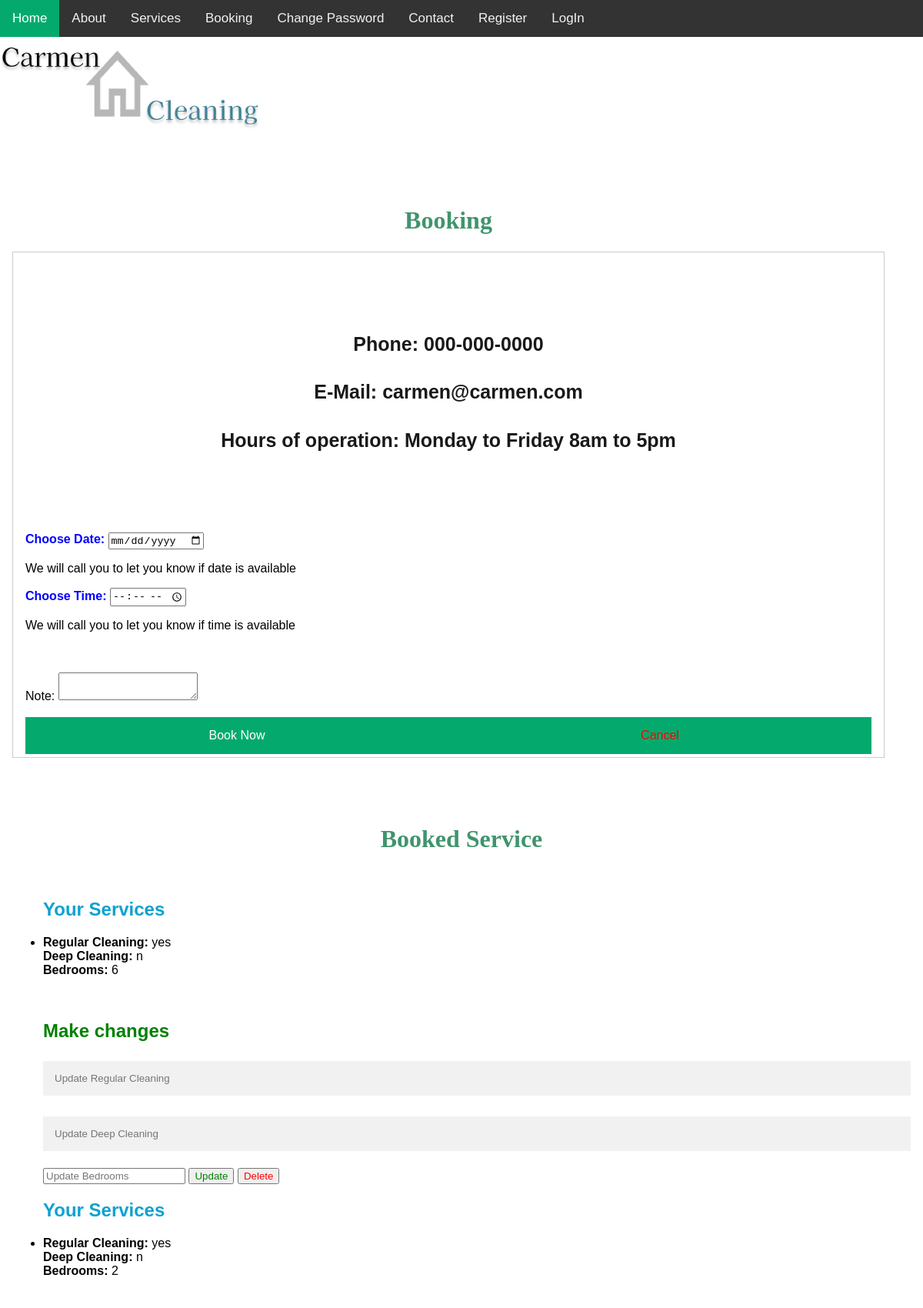
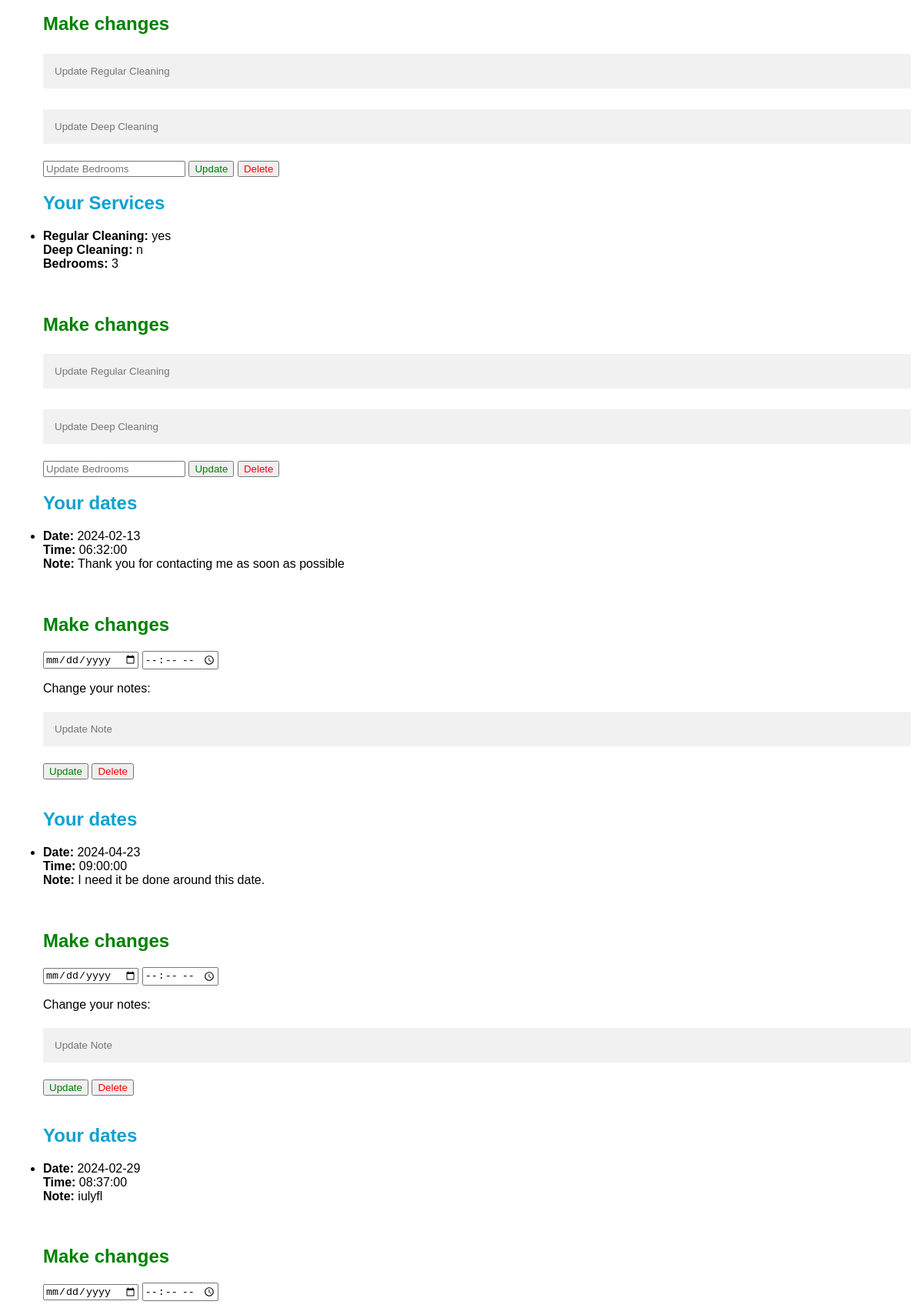
The app's page /view/booking.php (signed in, upper part) with its own data (2 pictures, top to bottom).
### tables this page shows
CREATE TABLE `services` (
  `serviceId` int(11) NOT NULL,
  `RegularCleaning` varchar(11) NOT NULL,
  `DeepCleaning` varchar(1) NOT NULL,
  `Bedrooms` int(11) NOT NULL,
  `UserNo` int(11) NOT NULL
);

CREATE TABLE `booking` (
  `bookingId` int(11) NOT NULL,
  `Date` date NOT NULL,
  `Time` time NOT NULL,
  `Note` text NOT NULL,
  `UserNo` int(11) NOT NULL,
  `serviceId` int(11) NOT NULL
);

### model/serviceDB.php (called while the page is built, shortened)
<?php
require_once(__DIR__ . '/../controller/servicesclass.php');
require_once('database.php');
class ServiceDB extends Servicesclass
{
    public static function getServices($userId)
    {
        $db = new Database();
        $dbConn = $db->getDbConn();
        if ($dbConn) {
            $query = "SELECT * FROM services WHERE UserNo = ?";
            $stmt = $dbConn->prepare($query);
            $stmt->bind_param("i", $userId);
            $stmt->execute();
            $result = $stmt->get_result();
            $services = array();
            while ($row = $result->fetch_assoc()) {
                $service = new Servicesclass($row['serviceId'], $row['RegularCleaning'], $row['DeepCleaning'], $row['Bedrooms'], $row['UserNo']);
                $services[] = $service;
            }
            return $services;
        } else {
            return false;
        }
    }
}

### model/database.php (called while the page is built, shortened)
<?php
class Database
{
    private $host = 'localhost';
    private $dbname = 'cleaning';
    private $username = 'root';
    private $password = '';
    function __construct()
    {
        $this->conn = mysqli_connect($this->host, $this->username, $this->password, $this->dbname);
    }
}

### Controller/servicesclass.php (called while the page is built, shortened)
<?php
class Servicesclass{
    private $RegularCleaning;
    private $DeepCleaning;
    private $Bedrooms;
    public function __construct($serviceId, $regularCleaning, $deepCleaning, $bedrooms, $userId){
        $this->RegularCleaning = $regularCleaning;
        $this->DeepCleaning = $deepCleaning;
        $this->Bedrooms = $bedrooms;
    }
    public function getRegularCleaning()
    {
        return $this->RegularCleaning;
    }
    public function getDeepCleaning()
    {
        return $this->DeepCleaning;
    }
    public function getBedrooms()
    {
        return $this->Bedrooms;
    }
}

### model/bookingDB.php (called while the page is built, shortened)
<?php
include_once(__DIR__ . '/../Controller/book.php');
require_once('database.php');
class BookingDB extends Book
{
    public static function getBookings($userId)
    {
        $db = new Database();
        $dbConn = $db->getDbConn();
        if ($dbConn) {
            $query = "SELECT * FROM booking WHERE UserNo= ?";
            $stmt = $dbConn->prepare($query);
            $stmt->bind_param("i", $userId);
            if (!$stmt->execute()) {
                die("Error executing query: " . $stmt->error);
            }
            $result = $stmt->get_result();
            $bookings = array();
            while ($row = $result->fetch_assoc()) {
                $booking = new Book($row['bookingId'], $row['Date'], $row['Time'], $row['Note'], $row['UserNo'], $row['serviceId']);
                $bookings[] = $booking;
            }
            return $bookings;
        } else {
            return false;
        }
    }
}

### Controller/book.php (called while the page is built, shortened)
<?php
class Book
{
    private $Date;
    private $Time;
    private $Note;
    public function __construct($bookingId, $date, $time, $note,$userId, $serviceId)
    {
        $this->Date = $date;
        $this->Time = $time;
        $this->Note = $note;
    }
    public function getDate()
    {
        return $this->Date;
    }
    public function getTime()
    {
        return $this->Time;
    }
    public function getNote()
    {
        return $this->Note;
    }
}

### view/booking.php (the view, shortened to what this page needs)
<?php
require_once(__DIR__ . '/../model/serviceDB.php');
require_once(__DIR__ . '/../model/bookingDB.php');
require_once(__DIR__ . '/../model/database.php');
$userId = $_SESSION['user_id'];
$services = ServiceDB::getServices($userId);
$bookings = BookingDB::getBookings($userId);
?>
<!DOCTYPE html>
<html>
<head>
  <link rel="stylesheet" href="https://cdnjs.cloudflare.com/ajax/libs/font-awesome/4.7.0/css/font-awesome.min.css">
  <link rel="stylesheet" href="styles.css">
  <link rel="stylesheet" href="registestyle.css">
</head>
<body>
  <div class="topnav" id="myTopnav">
    <a href="../index.php" class="active">Home</a>
    <a href="about.php" id="#about">About</a>
    <a href="service.php">Services</a>
    <a href="booking.php">Booking</a>
    <a href="display_change_password.php">Change Password</a>
    <a href="contact.php">Contact</a>
    <a href="registry.php">Register</a>
    <a href="login.php">LogIn</a>
  </div>
  <?php
  $imageSource = "../util/logo.png";
  ?>
  <img src="<?php echo $imageSource; ?>" alt="Carmen Cleaning products image" class="cleaning">
  <div style="padding-left:16px" class="cleaning-div">
    <h1 id="h1"> Booking </h1>
    <form action="../view/process_booking.php" method="POST" style="border:1px solid #ccc">
      <div class="container">
          <div class="txt-index">
            <p style="font-weight:bold;">Phone: 000-000-0000</p>
            <p style="font-weight:bold;">E-Mail: carmen@carmen.com</p>
            <p style="font-weight:bold;">Hours of operation: Monday to Friday 8am to 5pm</p>
          </div>
        <br>
        <br>
        <label for="submitDate" style="color:blue;"><b>Choose Date:</b></label>
        <input type="date" id="submitDate" name="submitDate">
        <p>We will call you to let you know if date is available</p>
        <label for="submitTime" style="color:blue;"><b>Choose Time:</b></label>
        <input type="time" id="submitTime" name="submitTime" required>
        <p>We will call you to let you know if time is available</p>
        <br>
        <br>
        <label for="Note">Note:</label>
        <textarea type="text" id="Note" name="Note"></textarea>
        <br>
        <br>
        <div class="btn-group">
          <input type="submit" class="button" value="Book Now" style="color: white;">
          <input type="button" class="button" value="Cancel" style="color: red;" onclick="window.location.href='service.php'">
        </div>
        <br>
        <br>
      </div>
    </form>
  </div>
  <div class="container">
    <h1 style="text-align: center" id="bookedService">Booked Service </a></h1>
    <br>
    <ul>
      <?php  foreach ($services as $service) : ?>
        <h2 style="color:#0DA1D0;">Your Services</h2>
        <li>
          <strong>Regular Cleaning:</strong> <?php echo $service->getRegularCleaning(); ?><br>
          <strong>Deep Cleaning:</strong> <?php echo $service->getDeepCleaning(); ?><br>
          <strong>Bedrooms:</strong> <?php echo $service->getBedrooms(); ?><br>
          <br>
          <br>
          <h2 style="color: green;">Make changes</h2>
          <form action="update_service.php" method="POST" style="display: inline;">
            <input type="text" name="regularCleaning" placeholder="Update Regular Cleaning">
            <input type="text" name="deepCleaning" placeholder="Update Deep Cleaning">
            <input type="number" name="bedrooms" placeholder="Update Bedrooms">
            <input type="submit" value="Update" style="color: green;">
          </form>
          <form action="delete_service.php" method="POST" style="display: inline;">
            <input type="submit" value="Delete" style="color: red;">
          </form>
        </li>
      <?php endforeach; ?>
    </ul>
    <ul>
      <?php foreach ($bookings as $booking) : ?>
        <h2 style="color: #0DA1D0 ;">Your dates</h2>
        <li>
          <strong>Date:</strong> <?php echo $booking->getDate(); ?><br>
          <strong>Time:</strong> <?php echo $booking->getTime(); ?><br>
          <strong>Note:</strong> <?php echo $booking->getNote(); ?><br>
          <br>
          <br>
          <h2 style="color: green;">Make changes</h2>
          <form action="update_booking.php" method="POST" style="display: inline;">
            <input type="date" name="date" placeholder="Update Date">
            <input type="time" name="time" placeholder="Update Time">
            <br>
            <p>Change your notes:</p>
            <input type="text" name="note" placeholder="Update Note">
            <input type="submit" value="Update" style="color: green;">
          </form>
          <form action="delete_booking.php" method="POST" style="display: inline;">
            <input type="submit" value="Delete" style="color: red;">
          </form>
          <br>
          <br>
        </li>
      <?php endforeach; ?>
    </ul>
  </div>
  <br>
</body>
</html>

### view/styles.css (style rules this page uses)
body { margin: 0; font-family: Arial, Helvetica, sans-serif; background-color: white; }
h1 { color: rgb(64, 148, 109); font-family: Georgia, "Times New Roman", Times, serif; }
.topnav { overflow: hidden; background-color: #333; }
.topnav a { float: left; display: block; color: #f2f2f2; text-align: center; padding: 14px 16px; text-decoration: none; font-size: 17px; }
.topnav a.active { background-color: #04aa6d; color: white; }
.cleaning { flex: 1; max-width: 500; max-height: 250; }
.cleaning-div { text-align: center; padding: 50px; }
.txt-index { text-align: center; max-width: 1000px; margin-top: 20px; margin-left: auto; margin-right: auto; padding: 40px; }
.txt-index p { font-size:25px; line-height: 1.5; color: #1a1818; font-family: Arial, Helvetica, sans-serif; text-shadow: #141414; }

### view/registestyle.css (style rules this page uses)
body { font-family: Arial, Helvetica, sans-serif; }
* { box-sizing: border-box; }
input[type="text"], input[type="password"] { width: 100%; padding: 15px; margin: 5px 0 22px 0; display: inline-block; border: none; background: #f1f1f1; }
.container { padding: 16px; }
form, label { text-align: left; }
.btn-group .button { background-color: #04AA6D; border: none; color: white; padding: 15px 32px; text-align: center; text-decoration: none; display: inline-block; font-size: 16px; cursor: pointer; float: left; width: 50%; }

### records on screen
services: RegularCleaning "yes", DeepCleaning "n", Bedrooms "6"
services: RegularCleaning "yes", DeepCleaning "n", Bedrooms "2"
services: RegularCleaning "yes", DeepCleaning "n", Bedrooms "3"
booking: Date "2024-02-13", Time "06:32:00", Note "Thank you for contacting me as soon as possible"
booking: Date "2024-04-23", Time "09:00:00", Note "I need it be done around this date."
booking: Date "2024-02-29", Time "08:37:00", Note "iulyfl"
